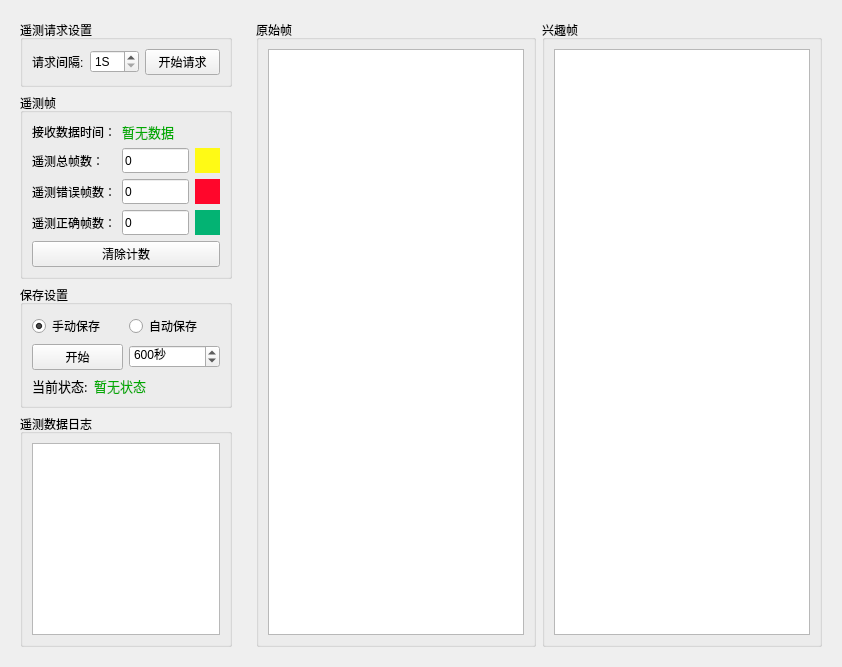
      <widget class="QWidget" name="page_2">
       <layout class="QGridLayout" name="gridLayout_6">
        <item row="0" column="1">
         <widget class="QWidget" name="widget_22" native="true">
          <layout class="QHBoxLayout" name="horizontalLayout_14">
           <item>
            <widget class="QGroupBox" name="groupBox_20">
             <property name="title">
              <string>原始帧</string>
             </property>
             <layout class="QVBoxLayout" name="verticalLayout_29">
              <item>
               <widget class="QTableView" name="tableView"/>
              </item>
             </layout>
            </widget>
           </item>
           <item>
            <widget class="QGroupBox" name="groupBox_21">
             <property name="title">
              <string>兴趣帧</string>
             </property>
             <layout class="QVBoxLayout" name="verticalLayout_30">
              <item>
               <widget class="QTableView" name="tableView_2"/>
              </item>
             </layout>
            </widget>
           </item>
          </layout>
         </widget>
        </item>
        <item row="0" column="0">
         <widget class="QWidget" name="widget_23" native="true">
          <property name="maximumSize">
           <size>
            <width>230</width>
            <height>16777215</height>
           </size>
          </property>
          <layout class="QVBoxLayout" name="verticalLayout_31">
           <item>
            <widget class="QGroupBox" name="groupBox_22">
             <property name="minimumSize">
              <size>
               <width>0</width>
               <height>0</height>
              </size>
             </property>
             <property name="title">
              <string>遥测请求设置</string>
             </property>
             <layout class="QVBoxLayout" name="verticalLayout_32">
              <item>
               <layout class="QHBoxLayout" name="horizontalLayout_30">
                <item>
                 <widget class="QLabel" name="label_61">
                  <property name="text">
                   <string>请求间隔:</string>
                  </property>
                 </widget>
                </item>
                <item>
                 <widget class="QSpinBox" name="sb_request_interval">
                  <property name="suffix">
                   <string>S</string>
                  </property>
                  <property name="minimum">
                   <number>1</number>
                  </property>
                 </widget>
                </item>
                <item>
                 <widget class="QPushButton" name="pb_begin_request">
                  <property name="text">
                   <string>开始请求</string>
                  </property>
                 </widget>
                </item>
               </layout>
              </item>
             </layout>
            </widget>
           </item>
           <item>
            <widget class="QGroupBox" name="groupBox_23">
             <property name="minimumSize">
              <size>
               <width>200</width>
               <height>0</height>
              </size>
             </property>
             <property name="title">
              <string>遥测帧</string>
             </property>
             <layout class="QGridLayout" name="gridLayout_5">
              <item row="0" column="0">
               <widget class="QLabel" name="label_69">
                <property name="text">
                 <string>接收数据时间：</string>
                </property>
               </widget>
              </item>
              <item row="0" column="1" colspan="2">
               <widget class="QLabel" name="lb_recv_tm_data_time">
                <property name="font">
                 <font>
                  <family>微软雅黑</family>
                  <pointsize>10</pointsize>
                 </font>
                </property>
                <property name="styleSheet">
                 <string notr="true">color: rgb(0, 170, 0);</string>
                </property>
                <property name="text">
                 <string>暂无数据</string>
                </property>
               </widget>
              </item>
              <item row="1" column="0">
               <widget class="QLabel" name="label_68">
                <property name="text">
                 <string>遥测总帧数：</string>
                </property>
               </widget>
              </item>
              <item row="1" column="1">
               <widget class="QLineEdit" name="le_frame_total_count">
                <property name="minimumSize">
                 <size>
                  <width>0</width>
                  <height>25</height>
                 </size>
                </property>
                <property name="text">
                 <string>0</string>
                </property>
               </widget>
              </item>
              <item row="2" column="0">
               <widget class="QLabel" name="label_74">
                <property name="text">
                 <string>遥测错误帧数：</string>
                </property>
               </widget>
              </item>
              <item row="2" column="1">
               <widget class="QLineEdit" name="le_frame_crc_wrong_count">
                <property name="minimumSize">
                 <size>
                  <width>0</width>
                  <height>25</height>
                 </size>
                </property>
                <property name="text">
                 <string>0</string>
                </property>
               </widget>
              </item>
              <item row="3" column="0">
               <widget class="QLabel" name="label_81">
                <property name="text">
                 <string>遥测正确帧数：</string>
                </property>
               </widget>
              </item>
              <item row="3" column="1">
               <widget class="QLineEdit" name="le_frame_crc_success_count">
                <property name="minimumSize">
                 <size>
                  <width>0</width>
                  <height>25</height>
                 </size>
                </property>
                <property name="text">
                 <string>0</string>
                </property>
               </widget>
              </item>
              <item row="4" column="0" colspan="3">
               <widget class="QPushButton" name="pb_clear_frame_errors">
                <property name="text">
                 <string>清除计数</string>
                </property>
               </widget>
              </item>
              <item row="3" column="2">
               <widget class="QLabel" name="lb_frame_success_status">
                <property name="minimumSize">
                 <size>
                  <width>25</width>
                  <height>25</height>
                 </size>
                </property>
                <property name="maximumSize">
                 <size>
                  <width>25</width>
                  <height>25</height>
                 </size>
                </property>
                <property name="styleSheet">
                 <string notr="true">background-color: rgb(3, 179, 115);</string>
                </property>
                <property name="text">
                 <string/>
                </property>
               </widget>
              </item>
              <item row="2" column="2">
               <widget class="QLabel" name="lb_frame_crc_wrong_status">
                <property name="minimumSize">
                 <size>
                  <width>25</width>
                  <height>25</height>
                 </size>
                </property>
                <property name="maximumSize">
                 <size>
                  <width>25</width>
                  <height>25</height>
                 </size>
                </property>
                <property name="styleSheet">
                 <string notr="true">background-color: rgb(255, 6, 43);</string>
                </property>
                <property name="text">
                 <string/>
                </property>
               </widget>
              </item>
              <item row="1" column="2">
               <widget class="QLabel" name="lb_frame_timeout_status">
                <property name="minimumSize">
                 <size>
                  <width>25</width>
                  <height>25</height>
                 </size>
                </property>
                <property name="maximumSize">
                 <size>
                  <width>25</width>
                  <height>25</height>
                 </size>
                </property>
                <property name="styleSheet">
                 <string notr="true">background-color: rgb(255, 250, 21);</string>
                </property>
                <property name="frameShape">
                 <enum>QFrame::NoFrame</enum>
                </property>
                <property name="frameShadow">
                 <enum>QFrame::Sunken</enum>
                </property>
                <property name="text">
                 <string/>
                </property>
               </widget>
              </item>
             </layout>
            </widget>
           </item>
           <item>
            <widget class="QGroupBox" name="groupBox_24">
             <property name="minimumSize">
              <size>
               <width>0</width>
               <height>100</height>
              </size>
             </property>
             <property name="title">
              <string>保存设置</string>
             </property>
             <layout class="QVBoxLayout" name="verticalLayout_33">
              <item>
               <layout class="QHBoxLayout" name="horizontalLayout_37">
                <item>
                 <widget class="QRadioButton" name="rb_save_data_manual">
                  <property name="text">
                   <string>手动保存</string>
                  </property>
                  <property name="checked">
                   <bool>true</bool>
                  </property>
                 </widget>
                </item>
                <item>
                 <widget class="QRadioButton" name="rb_save_data_auto">
                  <property name="text">
                   <string>自动保存</string>
                  </property>
                 </widget>
                </item>
               </layout>
              </item>
              <item>
               <layout class="QHBoxLayout" name="horizontalLayout_38">
                <item>
                 <widget class="QPushButton" name="pb_begin_save_data">
                  <property name="text">
                   <string>开始</string>
                  </property>
                 </widget>
                </item>
                <item>
                 <widget class="QSpinBox" name="sb_time">
                  <property name="suffix">
                   <string>秒</string>
                  </property>
                  <property name="maximum">
                   <number>100000</number>
                  </property>
                  <property name="value">
                   <number>600</number>
                  </property>
                 </widget>
                </item>
               </layout>
              </item>
              <item>
               <layout class="QHBoxLayout" name="horizontalLayout_39" stretch="0,1">
                <item>
                 <widget class="QLabel" name="label_62">
                  <property name="font">
                   <font>
                    <family>微软雅黑</family>
                    <pointsize>10</pointsize>
                   </font>
                  </property>
                  <property name="text">
                   <string>当前状态:</string>
                  </property>
                 </widget>
                </item>
                <item>
                 <widget class="QLabel" name="lb_status_show">
                  <property name="font">
                   <font>
                    <family>微软雅黑</family>
                    <pointsize>10</pointsize>
                   </font>
                  </property>
                  <property name="styleSheet">
                   <string notr="true">color: rgb(0, 170, 0);</string>
                  </property>
                  <property name="text">
                   <string>暂无状态</string>
                  </property>
                 </widget>
                </item>
               </layout>
              </item>
             </layout>
            </widget>
           </item>
           <item>
            <widget class="QGroupBox" name="groupBox_25">
             <property name="maximumSize">
              <size>
               <width>16666</width>
               <height>16777215</height>
              </size>
             </property>
             <property name="title">
              <string>遥测数据日志</string>
             </property>
             <layout class="QVBoxLayout" name="verticalLayout_34">
              <item>
               <widget class="QTextEdit" name="te_tm_info">
                <property name="html">
                 <string>&lt;!DOCTYPE HTML PUBLIC &quot;-//W3C//DTD HTML 4.0//EN&quot; &quot;http://www.w3.org/TR/REC-html40/strict.dtd&quot;&gt;
&lt;html&gt;&lt;head&gt;&lt;meta name=&quot;qrichtext&quot; content=&quot;1&quot; /&gt;&lt;style type=&quot;text/css&quot;&gt;
p, li { white-space: pre-wrap; }
&lt;/style&gt;&lt;/head&gt;&lt;body style=&quot; font-family:'SimSun'; font-size:9pt; font-weight:400; font-style:normal;&quot;&gt;
&lt;p style=&quot;-qt-paragraph-type:empty; margin-top:0px; margin-bottom:0px; margin-left:0px; margin-right:0px; -qt-block-indent:0; text-indent:0px;&quot;&gt;&lt;br /&gt;&lt;/p&gt;&lt;/body&gt;&lt;/html&gt;</string>
                </property>
               </widget>
              </item>
             </layout>
            </widget>
           </item>
          </layout>
         </widget>
        </item>
       </layout>
      </widget>
